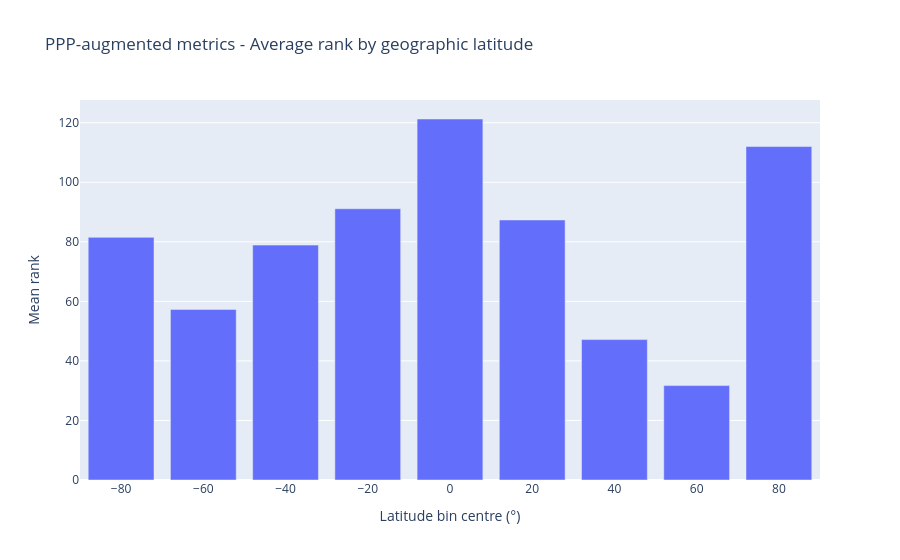

Notebook cell for this chart:
### Code cell
# Figure 7
make_lat_ranks(
    ranks,
    title="PPP-augmented metrics - Average rank by geographic latitude"
)

### Figure 1 — Plotly figure (JSON) as saved in the notebook; plotly's stock layout.template omitted (floating-point values rounded to 4 significant figures)
{"data": [{"type": "bar", "x": [-80.0, -60.0, -40.0, -20.0, 0.0, 20.0, 40.0, 60.0, 80.0], "y": [81.5, 57.3, 78.89, 91.1, 121.2, 87.33, 47.16, 31.71, 112.0]}], "layout": {"title": {"text": "PPP-augmented metrics - Average rank by geographic latitude"}, "xaxis": {"title": {"text": "Latitude bin centre (°)"}}, "yaxis": {"title": {"text": "Mean rank"}}}}
